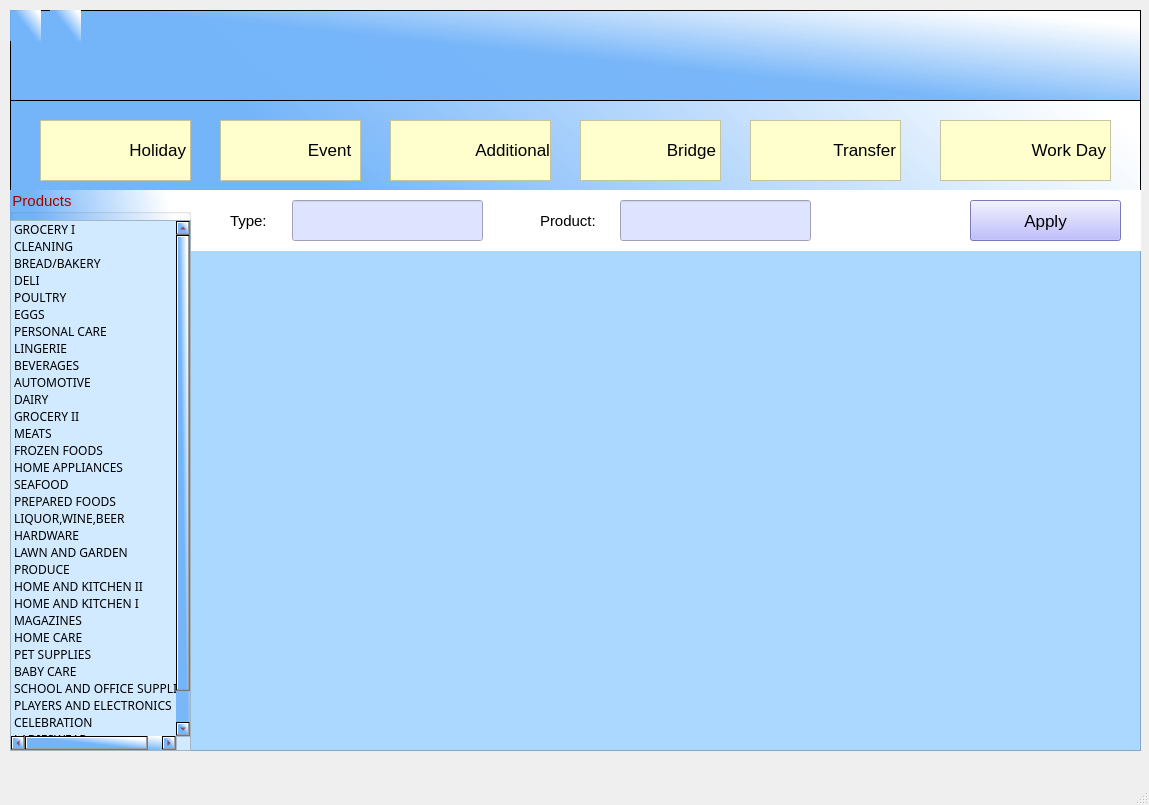
<?xml version="1.0" encoding="UTF-8"?>
<ui version="4.0">
 <class>MainWindow</class>
 <widget class="QMainWindow" name="MainWindow">
  <property name="geometry">
   <rect>
    <x>0</x>
    <y>0</y>
    <width>1149</width>
    <height>805</height>
   </rect>
  </property>
  <property name="windowTitle">
   <string>MainWindow</string>
  </property>
  <property name="styleSheet">
   <string notr="true"/>
  </property>
  <widget class="QWidget" name="centralwidget">
   <widget class="QWidget" name="widget" native="true">
    <property name="geometry">
     <rect>
      <x>10</x>
      <y>10</y>
      <width>1131</width>
      <height>741</height>
     </rect>
    </property>
    <property name="styleSheet">
     <string notr="true">background-color: rgb(135, 255, 255);
background-color: qlineargradient(spread:pad, x1:0.502488, y1:0.528, x2:1, y2:0.148, stop:0 rgba(116, 180, 249, 242), stop:0.970149 rgba(255, 255, 255, 255));</string>
    </property>
    <widget class="QWidget" name="gridLayoutWidget">
     <property name="geometry">
      <rect>
       <x>0</x>
       <y>0</y>
       <width>1131</width>
       <height>741</height>
      </rect>
     </property>
     <layout class="QGridLayout" name="gridLayout">
      <item row="1" column="0">
       <widget class="QFrame" name="frame">
        <property name="styleSheet">
         <string notr="true">background-color: qlineargradient(spread:pad, x1:0.502488, y1:0.528, x2:1, y2:0.148, stop:0 rgba(116, 180, 249, 242), stop:0.970149 rgba(255, 255, 255, 255));</string>
        </property>
        <property name="frameShape">
         <enum>QFrame::StyledPanel</enum>
        </property>
        <property name="frameShadow">
         <enum>QFrame::Raised</enum>
        </property>
        <widget class="QFrame" name="frame_2">
         <property name="geometry">
          <rect>
           <x>0</x>
           <y>0</y>
           <width>1131</width>
           <height>91</height>
          </rect>
         </property>
         <property name="styleSheet">
          <string notr="true">background-color: qlineargradient(spread:pad, x1:0.502488, y1:0.528, x2:1, y2:0.148, stop:0 rgba(116, 180, 249, 242), stop:0.970149 rgba(255, 255, 255, 255));

</string>
         </property>
         <property name="frameShape">
          <enum>QFrame::StyledPanel</enum>
         </property>
         <property name="frameShadow">
          <enum>QFrame::Raised</enum>
         </property>
         <widget class="QLabel" name="labelHome">
          <property name="geometry">
           <rect>
            <x>0</x>
            <y>0</y>
            <width>31</width>
            <height>31</height>
           </rect>
          </property>
          <property name="focusPolicy">
           <enum>Qt::StrongFocus</enum>
          </property>
          <property name="text">
           <string/>
          </property>
          <property name="pixmap">
           <pixmap>images/ic_home.png</pixmap>
          </property>
          <property name="scaledContents">
           <bool>true</bool>
          </property>
         </widget>
         <widget class="QLabel" name="labelProfile">
          <property name="geometry">
           <rect>
            <x>40</x>
            <y>0</y>
            <width>31</width>
            <height>31</height>
           </rect>
          </property>
          <property name="focusPolicy">
           <enum>Qt::StrongFocus</enum>
          </property>
          <property name="text">
           <string/>
          </property>
          <property name="pixmap">
           <pixmap>images/ic_profile.png</pixmap>
          </property>
          <property name="scaledContents">
           <bool>true</bool>
          </property>
         </widget>
        </widget>
        <widget class="QTableView" name="tableView">
         <property name="geometry">
          <rect>
           <x>180</x>
           <y>240</y>
           <width>951</width>
           <height>501</height>
          </rect>
         </property>
         <property name="styleSheet">
          <string notr="true">background-color: rgb(170, 216, 255);</string>
         </property>
        </widget>
        <widget class="QLabel" name="labelEvent">
         <property name="geometry">
          <rect>
           <x>210</x>
           <y>110</y>
           <width>141</width>
           <height>61</height>
          </rect>
         </property>
         <property name="font">
          <font>
           <pointsize>13</pointsize>
           <weight>50</weight>
           <bold>false</bold>
          </font>
         </property>
         <property name="focusPolicy">
          <enum>Qt::StrongFocus</enum>
         </property>
         <property name="layoutDirection">
          <enum>Qt::RightToLeft</enum>
         </property>
         <property name="styleSheet">
          <string notr="true">background-color: rgb(255, 254, 205);</string>
         </property>
         <property name="frameShape">
          <enum>QFrame::StyledPanel</enum>
         </property>
         <property name="frameShadow">
          <enum>QFrame::Plain</enum>
         </property>
         <property name="text">
          <string>&lt;html&gt;&lt;head/&gt;&lt;body&gt;&lt;p align=&quot;right&quot;&gt;Event      &lt;/p&gt;&lt;/body&gt;&lt;/html&gt;</string>
         </property>
         <property name="textFormat">
          <enum>Qt::AutoText</enum>
         </property>
         <property name="scaledContents">
          <bool>false</bool>
         </property>
         <property name="alignment">
          <set>Qt::AlignRight|Qt::AlignTrailing|Qt::AlignVCenter</set>
         </property>
        </widget>
        <widget class="QLabel" name="labelBridge">
         <property name="geometry">
          <rect>
           <x>570</x>
           <y>110</y>
           <width>141</width>
           <height>61</height>
          </rect>
         </property>
         <property name="font">
          <font>
           <pointsize>13</pointsize>
           <weight>50</weight>
           <bold>false</bold>
          </font>
         </property>
         <property name="focusPolicy">
          <enum>Qt::StrongFocus</enum>
         </property>
         <property name="layoutDirection">
          <enum>Qt::RightToLeft</enum>
         </property>
         <property name="styleSheet">
          <string notr="true">background-color: rgb(255, 254, 205);</string>
         </property>
         <property name="frameShape">
          <enum>QFrame::StyledPanel</enum>
         </property>
         <property name="frameShadow">
          <enum>QFrame::Plain</enum>
         </property>
         <property name="text">
          <string>Bridge</string>
         </property>
         <property name="textFormat">
          <enum>Qt::AutoText</enum>
         </property>
         <property name="scaledContents">
          <bool>false</bool>
         </property>
         <property name="alignment">
          <set>Qt::AlignRight|Qt::AlignTrailing|Qt::AlignVCenter</set>
         </property>
        </widget>
        <widget class="QLabel" name="labelTransfer">
         <property name="geometry">
          <rect>
           <x>740</x>
           <y>110</y>
           <width>151</width>
           <height>61</height>
          </rect>
         </property>
         <property name="font">
          <font>
           <pointsize>13</pointsize>
           <weight>50</weight>
           <bold>false</bold>
          </font>
         </property>
         <property name="focusPolicy">
          <enum>Qt::StrongFocus</enum>
         </property>
         <property name="layoutDirection">
          <enum>Qt::RightToLeft</enum>
         </property>
         <property name="styleSheet">
          <string notr="true">background-color: rgb(255, 254, 205);</string>
         </property>
         <property name="frameShape">
          <enum>QFrame::StyledPanel</enum>
         </property>
         <property name="frameShadow">
          <enum>QFrame::Plain</enum>
         </property>
         <property name="text">
          <string>Transfer</string>
         </property>
         <property name="textFormat">
          <enum>Qt::AutoText</enum>
         </property>
         <property name="scaledContents">
          <bool>false</bool>
         </property>
         <property name="alignment">
          <set>Qt::AlignRight|Qt::AlignTrailing|Qt::AlignVCenter</set>
         </property>
        </widget>
        <widget class="QLabel" name="labelWorkDay">
         <property name="geometry">
          <rect>
           <x>930</x>
           <y>110</y>
           <width>171</width>
           <height>61</height>
          </rect>
         </property>
         <property name="font">
          <font>
           <pointsize>13</pointsize>
           <weight>50</weight>
           <bold>false</bold>
          </font>
         </property>
         <property name="focusPolicy">
          <enum>Qt::StrongFocus</enum>
         </property>
         <property name="layoutDirection">
          <enum>Qt::RightToLeft</enum>
         </property>
         <property name="styleSheet">
          <string notr="true">background-color: rgb(255, 254, 205);</string>
         </property>
         <property name="frameShape">
          <enum>QFrame::StyledPanel</enum>
         </property>
         <property name="frameShadow">
          <enum>QFrame::Plain</enum>
         </property>
         <property name="text">
          <string>Work Day</string>
         </property>
         <property name="textFormat">
          <enum>Qt::AutoText</enum>
         </property>
         <property name="scaledContents">
          <bool>false</bool>
         </property>
         <property name="alignment">
          <set>Qt::AlignRight|Qt::AlignTrailing|Qt::AlignVCenter</set>
         </property>
        </widget>
        <widget class="QLabel" name="labelHoliday">
         <property name="geometry">
          <rect>
           <x>30</x>
           <y>110</y>
           <width>151</width>
           <height>61</height>
          </rect>
         </property>
         <property name="font">
          <font>
           <pointsize>13</pointsize>
           <weight>50</weight>
           <bold>false</bold>
          </font>
         </property>
         <property name="focusPolicy">
          <enum>Qt::StrongFocus</enum>
         </property>
         <property name="layoutDirection">
          <enum>Qt::RightToLeft</enum>
         </property>
         <property name="styleSheet">
          <string notr="true">background-color: rgb(255, 254, 205);</string>
         </property>
         <property name="frameShape">
          <enum>QFrame::StyledPanel</enum>
         </property>
         <property name="frameShadow">
          <enum>QFrame::Plain</enum>
         </property>
         <property name="text">
          <string>Holiday</string>
         </property>
         <property name="textFormat">
          <enum>Qt::AutoText</enum>
         </property>
         <property name="scaledContents">
          <bool>false</bool>
         </property>
         <property name="alignment">
          <set>Qt::AlignRight|Qt::AlignTrailing|Qt::AlignVCenter</set>
         </property>
        </widget>
        <widget class="QLabel" name="label_9">
         <property name="geometry">
          <rect>
           <x>40</x>
           <y>120</y>
           <width>41</width>
           <height>41</height>
          </rect>
         </property>
         <property name="styleSheet">
          <string notr="true">background-color: rgb(255, 254, 205);</string>
         </property>
         <property name="text">
          <string/>
         </property>
         <property name="pixmap">
          <pixmap>images/ic_holiday.png</pixmap>
         </property>
         <property name="scaledContents">
          <bool>true</bool>
         </property>
        </widget>
        <widget class="QLabel" name="label_10">
         <property name="geometry">
          <rect>
           <x>220</x>
           <y>120</y>
           <width>51</width>
           <height>41</height>
          </rect>
         </property>
         <property name="styleSheet">
          <string notr="true">background-color: rgb(255, 254, 205);</string>
         </property>
         <property name="text">
          <string/>
         </property>
         <property name="pixmap">
          <pixmap>images/ic_event.png</pixmap>
         </property>
         <property name="scaledContents">
          <bool>true</bool>
         </property>
        </widget>
        <widget class="QLabel" name="labelAdditional">
         <property name="geometry">
          <rect>
           <x>380</x>
           <y>110</y>
           <width>161</width>
           <height>61</height>
          </rect>
         </property>
         <property name="font">
          <font>
           <pointsize>13</pointsize>
           <weight>50</weight>
           <bold>false</bold>
          </font>
         </property>
         <property name="focusPolicy">
          <enum>Qt::StrongFocus</enum>
         </property>
         <property name="layoutDirection">
          <enum>Qt::RightToLeft</enum>
         </property>
         <property name="styleSheet">
          <string notr="true">background-color: rgb(255, 254, 205);</string>
         </property>
         <property name="frameShape">
          <enum>QFrame::StyledPanel</enum>
         </property>
         <property name="frameShadow">
          <enum>QFrame::Plain</enum>
         </property>
         <property name="text">
          <string>&lt;html&gt;&lt;head/&gt;&lt;body&gt;&lt;p align=&quot;right&quot;&gt;Additional&lt;/p&gt;&lt;/body&gt;&lt;/html&gt;</string>
         </property>
         <property name="textFormat">
          <enum>Qt::AutoText</enum>
         </property>
         <property name="scaledContents">
          <bool>false</bool>
         </property>
         <property name="alignment">
          <set>Qt::AlignCenter</set>
         </property>
        </widget>
        <widget class="QLabel" name="label_15">
         <property name="geometry">
          <rect>
           <x>940</x>
           <y>120</y>
           <width>51</width>
           <height>41</height>
          </rect>
         </property>
         <property name="styleSheet">
          <string notr="true">background-color: rgb(255, 254, 205);</string>
         </property>
         <property name="text">
          <string/>
         </property>
         <property name="pixmap">
          <pixmap>images/ic_workday.png</pixmap>
         </property>
         <property name="scaledContents">
          <bool>true</bool>
         </property>
        </widget>
        <widget class="QLabel" name="label_12">
         <property name="geometry">
          <rect>
           <x>390</x>
           <y>120</y>
           <width>51</width>
           <height>41</height>
          </rect>
         </property>
         <property name="styleSheet">
          <string notr="true">background-color: rgb(255, 254, 205);</string>
         </property>
         <property name="text">
          <string/>
         </property>
         <property name="pixmap">
          <pixmap>images/ic_additional.png</pixmap>
         </property>
         <property name="scaledContents">
          <bool>true</bool>
         </property>
        </widget>
        <widget class="QLabel" name="label_13">
         <property name="geometry">
          <rect>
           <x>580</x>
           <y>120</y>
           <width>51</width>
           <height>41</height>
          </rect>
         </property>
         <property name="styleSheet">
          <string notr="true">background-color: rgb(255, 254, 205);</string>
         </property>
         <property name="text">
          <string/>
         </property>
         <property name="pixmap">
          <pixmap>images/ic_bridge.png</pixmap>
         </property>
         <property name="scaledContents">
          <bool>true</bool>
         </property>
        </widget>
        <widget class="QLabel" name="label_14">
         <property name="geometry">
          <rect>
           <x>750</x>
           <y>120</y>
           <width>51</width>
           <height>41</height>
          </rect>
         </property>
         <property name="styleSheet">
          <string notr="true">background-color: rgb(255, 254, 205);</string>
         </property>
         <property name="text">
          <string/>
         </property>
         <property name="pixmap">
          <pixmap>images/ic_transfer.png</pixmap>
         </property>
         <property name="scaledContents">
          <bool>true</bool>
         </property>
        </widget>
        <widget class="QWidget" name="widget_2" native="true">
         <property name="geometry">
          <rect>
           <x>180</x>
           <y>180</y>
           <width>951</width>
           <height>61</height>
          </rect>
         </property>
         <property name="styleSheet">
          <string notr="true">background-color: rgb(255, 255, 255);</string>
         </property>
         <widget class="QPushButton" name="pushButtonApply">
          <property name="geometry">
           <rect>
            <x>780</x>
            <y>10</y>
            <width>151</width>
            <height>41</height>
           </rect>
          </property>
          <property name="font">
           <font>
            <pointsize>13</pointsize>
            <weight>50</weight>
            <bold>false</bold>
           </font>
          </property>
          <property name="styleSheet">
           <string notr="true">background-color: rgb(170, 170, 255);</string>
          </property>
          <property name="text">
           <string>Apply</string>
          </property>
          <property name="icon">
           <iconset>
            <normaloff>images/ic_apply.png</normaloff>images/ic_apply.png</iconset>
          </property>
         </widget>
         <widget class="QLineEdit" name="lineEditType">
          <property name="geometry">
           <rect>
            <x>102</x>
            <y>10</y>
            <width>191</width>
            <height>41</height>
           </rect>
          </property>
          <property name="focusPolicy">
           <enum>Qt::StrongFocus</enum>
          </property>
          <property name="styleSheet">
           <string notr="true">background-color: rgb(222, 227, 255);</string>
          </property>
         </widget>
         <widget class="QLabel" name="label">
          <property name="geometry">
           <rect>
            <x>40</x>
            <y>15</y>
            <width>55</width>
            <height>31</height>
           </rect>
          </property>
          <property name="font">
           <font>
            <pointsize>11</pointsize>
           </font>
          </property>
          <property name="text">
           <string>Type:</string>
          </property>
         </widget>
         <widget class="QLabel" name="label_2">
          <property name="geometry">
           <rect>
            <x>350</x>
            <y>10</y>
            <width>71</width>
            <height>41</height>
           </rect>
          </property>
          <property name="font">
           <font>
            <pointsize>11</pointsize>
           </font>
          </property>
          <property name="text">
           <string>Product:</string>
          </property>
         </widget>
         <widget class="QLineEdit" name="lineEditFamily">
          <property name="geometry">
           <rect>
            <x>430</x>
            <y>10</y>
            <width>191</width>
            <height>41</height>
           </rect>
          </property>
          <property name="focusPolicy">
           <enum>Qt::StrongFocus</enum>
          </property>
          <property name="styleSheet">
           <string notr="true">background-color: rgb(222, 227, 255);</string>
          </property>
         </widget>
        </widget>
        <widget class="QGroupBox" name="groupBox">
         <property name="geometry">
          <rect>
           <x>0</x>
           <y>180</y>
           <width>181</width>
           <height>561</height>
          </rect>
         </property>
         <property name="font">
          <font>
           <pointsize>11</pointsize>
          </font>
         </property>
         <property name="styleSheet">
          <string notr="true">color: rgb(170, 0, 0);</string>
         </property>
         <property name="title">
          <string>Products</string>
         </property>
         <widget class="QListWidget" name="listWidgetProducts">
          <property name="geometry">
           <rect>
            <x>0</x>
            <y>30</y>
            <width>181</width>
            <height>531</height>
           </rect>
          </property>
          <property name="font">
           <font>
            <family>Segoe UI Semibold</family>
            <weight>50</weight>
            <bold>false</bold>
           </font>
          </property>
          <property name="styleSheet">
           <string notr="true">background-color: rgb(210, 234, 255);
color: rgb(0, 0, 0);</string>
          </property>
          <property name="movement">
           <enum>QListView::Static</enum>
          </property>
          <property name="resizeMode">
           <enum>QListView::Fixed</enum>
          </property>
          <property name="layoutMode">
           <enum>QListView::SinglePass</enum>
          </property>
          <item>
           <property name="text">
            <string>GROCERY I</string>
           </property>
           <property name="font">
            <font>
             <pointsize>9</pointsize>
            </font>
           </property>
          </item>
          <item>
           <property name="text">
            <string>CLEANING</string>
           </property>
           <property name="font">
            <font>
             <pointsize>9</pointsize>
            </font>
           </property>
          </item>
          <item>
           <property name="text">
            <string>BREAD/BAKERY</string>
           </property>
           <property name="toolTip">
            <string/>
           </property>
          </item>
          <item>
           <property name="text">
            <string>DELI</string>
           </property>
          </item>
          <item>
           <property name="text">
            <string>POULTRY</string>
           </property>
          </item>
          <item>
           <property name="text">
            <string>EGGS</string>
           </property>
          </item>
          <item>
           <property name="text">
            <string>PERSONAL CARE</string>
           </property>
          </item>
          <item>
           <property name="text">
            <string>LINGERIE</string>
           </property>
          </item>
          <item>
           <property name="text">
            <string>BEVERAGES</string>
           </property>
          </item>
          <item>
           <property name="text">
            <string>AUTOMOTIVE</string>
           </property>
          </item>
          <item>
           <property name="text">
            <string>DAIRY</string>
           </property>
          </item>
          <item>
           <property name="text">
            <string>GROCERY II</string>
           </property>
          </item>
          <item>
           <property name="text">
            <string>MEATS</string>
           </property>
          </item>
          <item>
           <property name="text">
            <string>FROZEN FOODS</string>
           </property>
          </item>
          <item>
           <property name="text">
            <string>HOME APPLIANCES</string>
           </property>
          </item>
          <item>
           <property name="text">
            <string>SEAFOOD</string>
           </property>
          </item>
          <item>
           <property name="text">
            <string>PREPARED FOODS</string>
           </property>
          </item>
          <item>
           <property name="text">
            <string>LIQUOR,WINE,BEER</string>
           </property>
          </item>
          <item>
           <property name="text">
            <string>HARDWARE</string>
           </property>
          </item>
          <item>
           <property name="text">
            <string>LAWN AND GARDEN</string>
           </property>
          </item>
          <item>
           <property name="text">
            <string>PRODUCE</string>
           </property>
          </item>
          <item>
           <property name="text">
            <string>HOME AND KITCHEN II</string>
           </property>
          </item>
          <item>
           <property name="text">
            <string>HOME AND KITCHEN I</string>
           </property>
          </item>
          <item>
           <property name="text">
            <string>MAGAZINES</string>
           </property>
          </item>
          <item>
           <property name="text">
            <string>HOME CARE</string>
           </property>
          </item>
          <item>
           <property name="text">
            <string>PET SUPPLIES</string>
           </property>
          </item>
          <item>
           <property name="text">
            <string>BABY CARE</string>
           </property>
          </item>
          <item>
           <property name="text">
            <string>SCHOOL AND OFFICE SUPPLIES</string>
           </property>
          </item>
          <item>
           <property name="text">
            <string>PLAYERS AND ELECTRONICS</string>
           </property>
          </item>
          <item>
           <property name="text">
            <string>CELEBRATION</string>
           </property>
          </item>
          <item>
           <property name="text">
            <string>LADIESWEAR</string>
           </property>
          </item>
          <item>
           <property name="text">
            <string>BOOKS</string>
           </property>
          </item>
         </widget>
        </widget>
       </widget>
      </item>
     </layout>
    </widget>
   </widget>
  </widget>
  <widget class="QMenuBar" name="menubar">
   <property name="geometry">
    <rect>
     <x>0</x>
     <y>0</y>
     <width>1149</width>
     <height>26</height>
    </rect>
   </property>
  </widget>
  <widget class="QStatusBar" name="statusbar"/>
 </widget>
 <resources/>
 <connections/>
</ui>
